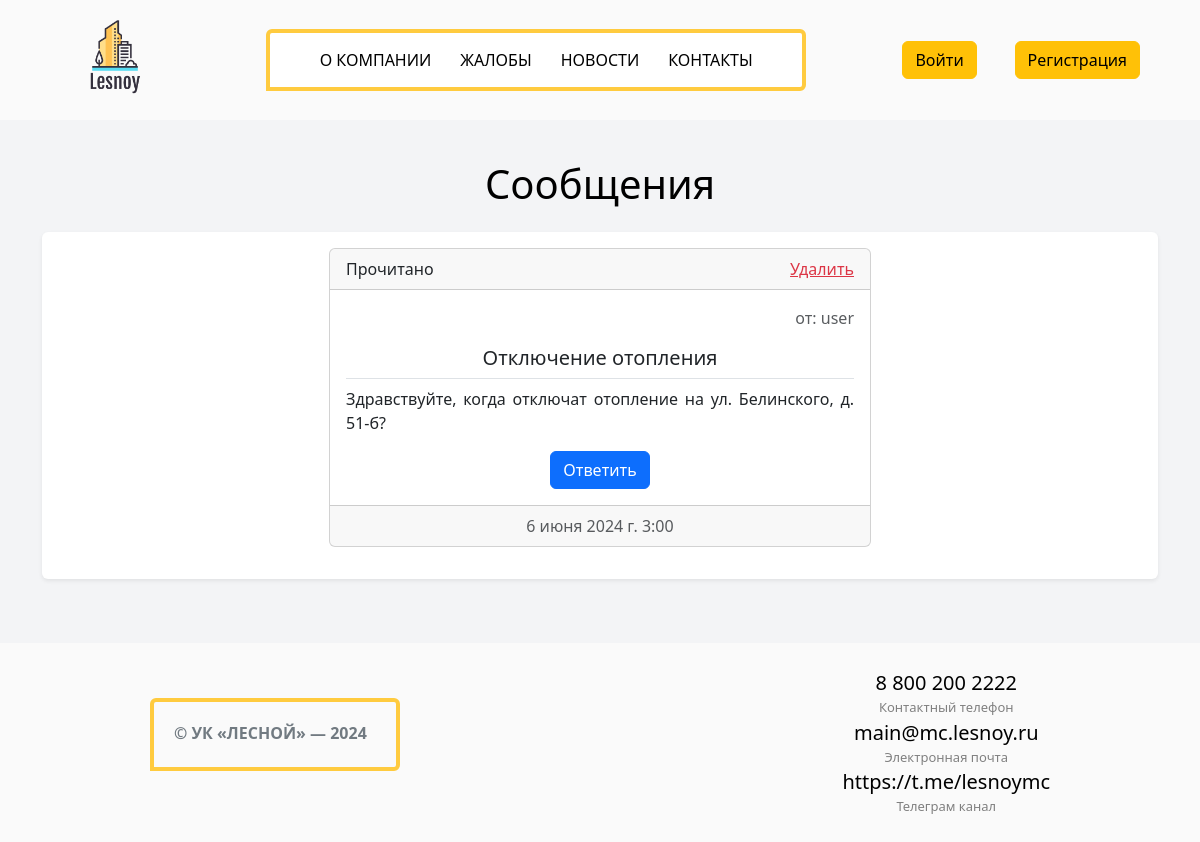
Page /admin_messages/ on the earlier database version.
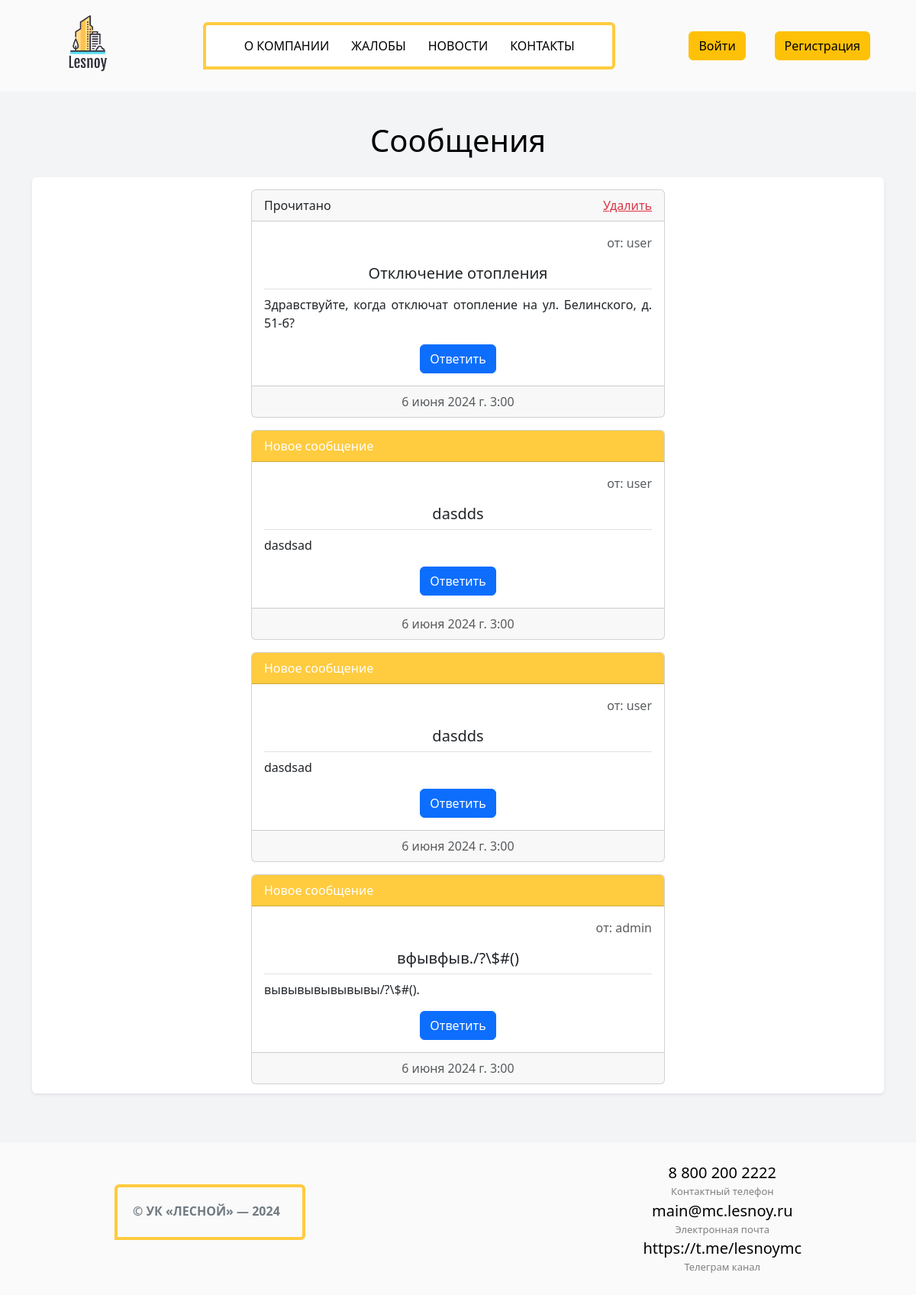
Same page on the later database version.
### main/models.py (models this page shows, shortened)
class Messages(models.Model):
    class Meta:
        db_table = "messages"
        verbose_name = "message"
        verbose_name_plural = "messages"
    user = models.ForeignKey(User, on_delete=models.CASCADE, null=True)
    send_date = models.DateTimeField(null=True)
    title = models.CharField(max_length=40, null=True)
    question_text = models.TextField(max_length=1000, null=True)
    reply_text = models.TextField(max_length=1000, default="Нет ответа")
    reply_date = models.DateTimeField(null=True)
    is_read = models.BooleanField(default=False)

### main/views.py (the view)
# urls.py: path('', views.admin_messages_view, name="admin_messages"),
def admin_messages_view(request):
    messages = models.Messages.objects.filter(reply_text="Нет ответа").order_by("-send_date")
    return render(request, "admin_messages.html", {"messages_list": messages})

### templates/admin_messages.html (shortened to what this page needs)
{% extends "index.html" %}
{% block content %}
<section class="pt-3 pb-3">
    <div class="container">
        <h1 class="mb-4 mt-4 text-center">Сообщения</h1>
        <div class="container shadow-sm p-3 mb-5 bg-white rounded" style="max-height: 1200px; overflow: auto;">
            {% block reply %}
            {% if messages_list %}
            {% for message in messages_list %}
            {% if message.reply_date %}
            {% else %}
            <div class="card text-center w-50 mb-3" style="margin: 0 auto;">
                {% if message.is_read %}
                <div class="card-header text-start d-flex justify-content-between">
                    <div>Прочитано</div>
                    <a href="{% url 'delete_message' message.id %}" class="text-danger">Удалить</a>
                </div>
                {% else %}
                <div class="card-header text-start text-white" style="background-color: #ffcb3f;">
                    <a href="{% url 'make_read' message.id %}" title="Отметить как прочитанное" class="text-white text-decoration-none">Новое сообщение</a>
                </div>
                {% endif %}
                <div class="card-body">
                    <p class="text-end text-muted">от: {{ message.user.username }}</p>
                    <h5 class="card-title nav-tabs pb-2">{{ message.title }}</h5>
                    <p class="card-text" style="text-align: justify;">{{ message.question_text }}</p>
                    <a href="{% url 'reply' message.id %}" class="btn btn-primary">Ответить</a>
                </div>
                <div class="card-footer text-muted">
                    {{ message.send_date }}
                </div>
            </div>
            {% endif %}
            {% endfor %}
            {% else %}
            <div class="alert alert-info w-25" style="margin: 0 auto;">Сообщения отсутствуют</div>
            {% endif %}
            {% endblock %}
        </div>
    </div>
</section>
{% endblock %}

Differences in the rows shown:
added Messages: is_read "Новое сообщение", user.username "user", title "dasdds", question_text "dasdsad", send_date "6 июня 2024 г. 3:00"
added Messages: is_read "Новое сообщение", user.username "user", title "dasdds", question_text "dasdsad", send_date "6 июня 2024 г. 3:00"
added Messages: is_read "Новое сообщение", user.username "admin", title "вфывфыв./?\\$#()", question_text "вывывывывывывы/?\\$#().", send_date "6 июня 2024 г. 3:00"
